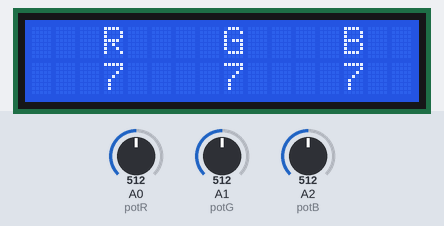
The sketch below on a simulated Arduino Mega 2560, built with avr-gcc and run on an emulated ATmega2560. Parts: 16×2 character LCD. The inputs (shaded band) are chosen by the test bench; at power-on: A0 (potR) = 512, A1 (potG) = 512, A2 (potB) = 512.

Above: at 4.3 s.
4.4 s: A0 (potR) set to 716
At 5.8 s:
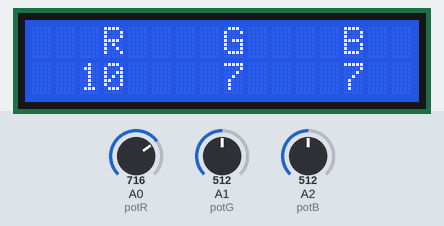
6.1 s: A1 (potG) set to 716
At 6.6 s:
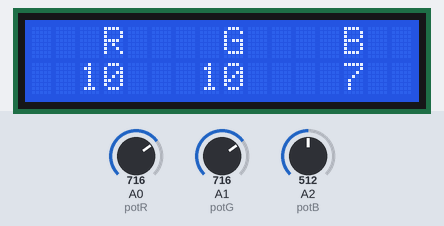
7.6 s: A2 (potB) set to 716
At 8.3 s:
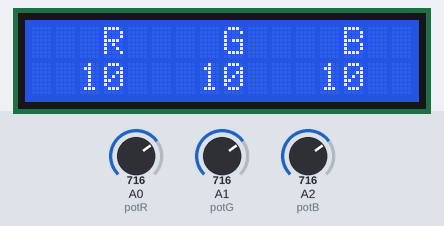
9.1 s: A0 (potR) set to 900
At 10.1 s:
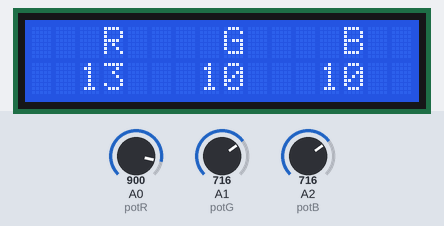
10.6 s: A1 (potG) set to 900
At 11.9 s:
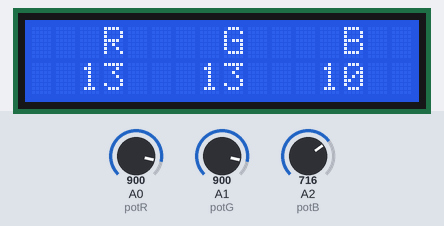
12.2 s: A2 (potB) set to 900
At 13.6 s:
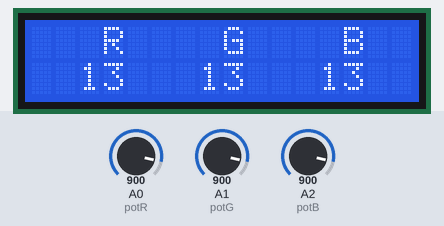
Timing chart, 0 to 14.7 s (numbered marks = the images above; inputs shaded):
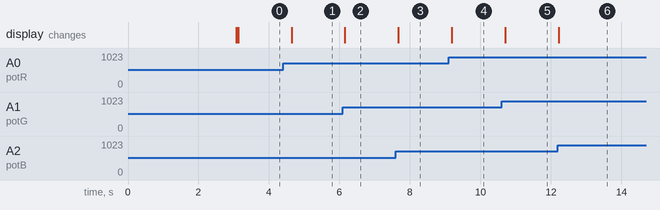

Measured:
- after the input at 4.4 s, the display: changes after 0.24 s (image 1)
- after the input at 6.1 s, the display: changes after 0.06 s (image 2)
- after the input at 7.6 s, the display: changes after 0.07 s (image 3)
- after the input at 9.1 s, the display: changes after 0.09 s (image 4)
- after the input at 10.6 s, the display: changes after 0.11 s (image 5)
- after the input at 12.2 s, the display: changes at once (image 6)

The sketch:

GEColorEffectsColorPicker_Mega.ino
```cpp
#include <LiquidCrystal.h>

#define COLOR(r,g,b)     ((r)+((g)<<4)+((b)<<8))  //Color is 12-bit (4-bit each R, G, B)
#define black     COLOR(0,0,0)
#define red          COLOR(0xf,0,0)
#define green     COLOR(0,0xf,0)
#define blue          COLOR(0,0,0xf)
#define teal          COLOR(0,0xf,0xf)
#define magenta     COLOR(0xf,0,0xf)
#define pink     COLOR(0xf,0x2,0xf)
#define yellow     COLOR(0xf,0xf,0)
#define purple     COLOR(0xa,0x0,0xf)
#define orange    COLOR(0xf,0x3,0x0)
#define warmWhite     COLOR(0xf,0x7,0x2)
#define white    COLOR(0xd, 0xd, 0xd)
#define lightCount      1  //need to change to 1 for single pixel test
#define defaultIntensity      0xcc

byte bitMask = 0x01;    // This will pin D6 of the Pro Trinket 5V or pin D12 ItsyBitsy 32u4
uint16_t color = 0;

#define potR A0
#define potG A1
#define potB A2

int valR = 0;
int valG = 0;
int valB = 0;

const int rs = 4, en = 6, d4 = 11, d5 = 10, d6 = 9, d7 = 8;
LiquidCrystal lcd(rs, en, d4, d5, d6, d7);

void setup() {     /* =============================================================== SETUP ============================================================================== */

  DDRA |= 0x01;
  enumerate();
  Serial.begin(9600);
  lcd.begin(16, 2);

  lcd.print("GE ColorEffects!");
  lcd.setCursor(0, 1);
  lcd.print("  Color Picker");

  delay(3000);

  lcd.clear();

  lcd.setCursor(0, 0);
  lcd.print("   R    G    B");

  delay(50);


}

void loop() {      /* =============================================================== LOOP =============================================================================== */

  valR = analogRead(potR);
  valG = analogRead(potG);
  valB = analogRead(potB);

  valR = map(valR, 0, 1023, 0, 15);
  valG = map(valG, 0, 1023, 0, 15);
  valB = map(valB, 0, 1023, 0, 15);

//  Serial.print("R value = ");
//  Serial.println(valR);
//  Serial.print("G value = ");
//  Serial.println(valG);
//  Serial.print("B value = ");
//  Serial.println(valB);
//  Serial.println();

  lcd.setCursor(2, 1);
  if (valR < 10) {
    lcd.print(" ");
  }
  lcd.print(valR);

  lcd.setCursor(7, 1);
  if (valG < 10) {
    lcd.print(" ");
  }
  lcd.print(valG);

  lcd.setCursor(12, 1);
  if (valB < 10) {
    lcd.print(" ");
  }
  lcd.print(valB);

  color = COLOR(valR, valG, valB);

  setColor(0, defaultIntensity, color);

  delay(250);

}

                   /* =============================================================== FUNCTIONS ========================================================================== */

void begin(){          //begins the data frame
  PORTA = PORTA | bitMask;
  delayMicroseconds(10);  //Output should be ~ 10uS long
  PORTA = PORTA & ~bitMask;
}

void one(){            //defines a one for any bit in the data frame
  PORTA = PORTA & ~bitMask;
  delayMicroseconds(20); //Output should be ~ 20uS long
  PORTA = PORTA | bitMask;
  delayMicroseconds(10);  //Output should be ~ 10uS long
  PORTA = PORTA & ~bitMask;
}

void zero(){           //defines a zero for any bit in the data frame
  PORTA = PORTA & ~bitMask;
  delayMicroseconds(10);  //Output should be ~ 10uS long
  PORTA = PORTA | bitMask;
  delayMicroseconds(20); //Output should be ~ 20uS long
  PORTA = PORTA & ~bitMask;
}

void end(){            //sets the data line LOW between data frames
  PORTA = PORTA & ~bitMask;
  delayMicroseconds(30);
}

void enumerate(){       //addresses each bulb individually for all outputs
  noInterrupts();
  setColor(0, defaultIntensity, black);
  interrupts();
}

void setColor(uint8_t led, uint8_t intensity, uint16_t color){
  noInterrupts();
  uint8_t i;
  begin();
  for(i=6;i;i--,(led<<=1))
    if(led&(1<<5)) one();
    else zero();
  for(i=8;i;i--,(intensity<<=1))
    if(intensity&(1<<7)) one();
    else zero();
  for(i=12;i;i--,(color<<=1))
    if(color&(1<<11)) one();
    else zero();
  end();
  interrupts();
}
```
